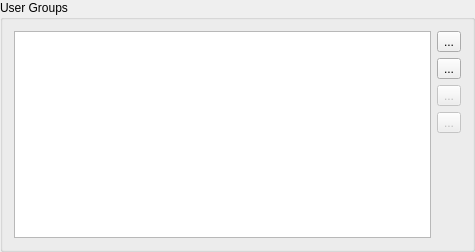
<?xml version="1.0" encoding="UTF-8"?>
<ui version="4.0">
 <class>UserGroupsBox</class>
 <widget class="QGroupBox" name="UserGroupsBox">
  <property name="geometry">
   <rect>
    <x>0</x>
    <y>0</y>
    <width>475</width>
    <height>252</height>
   </rect>
  </property>
  <property name="windowTitle">
   <string>UserGroups</string>
  </property>
  <property name="title">
   <string>User Groups</string>
  </property>
  <layout class="QHBoxLayout" name="horizontalLayout">
   <item>
    <widget class="QListWidget" name="lstGroups"/>
   </item>
   <item>
    <layout class="QVBoxLayout" name="verticalLayout">
     <item>
      <widget class="QToolButton" name="btnCopy">
       <property name="toolTip">
        <string>Create group from existing</string>
       </property>
       <property name="text">
        <string>...</string>
       </property>
      </widget>
     </item>
     <item>
      <widget class="QToolButton" name="btnAdd">
       <property name="toolTip">
        <string>Create group</string>
       </property>
       <property name="text">
        <string>...</string>
       </property>
       <property name="iconSize">
        <size>
         <width>16</width>
         <height>16</height>
        </size>
       </property>
       <property name="popupMode">
        <enum>QToolButton::DelayedPopup</enum>
       </property>
       <property name="toolButtonStyle">
        <enum>Qt::ToolButtonIconOnly</enum>
       </property>
      </widget>
     </item>
     <item>
      <widget class="QToolButton" name="btnEdit">
       <property name="enabled">
        <bool>false</bool>
       </property>
       <property name="toolTip">
        <string>Edit group</string>
       </property>
       <property name="text">
        <string>...</string>
       </property>
      </widget>
     </item>
     <item>
      <widget class="QToolButton" name="btnDelete">
       <property name="enabled">
        <bool>false</bool>
       </property>
       <property name="toolTip">
        <string>Delete group</string>
       </property>
       <property name="text">
        <string>...</string>
       </property>
      </widget>
     </item>
     <item>
      <spacer name="verticalSpacer">
       <property name="orientation">
        <enum>Qt::Vertical</enum>
       </property>
       <property name="sizeHint" stdset="0">
        <size>
         <width>20</width>
         <height>40</height>
        </size>
       </property>
      </spacer>
     </item>
    </layout>
   </item>
  </layout>
 </widget>
 <resources/>
 <connections/>
</ui>
